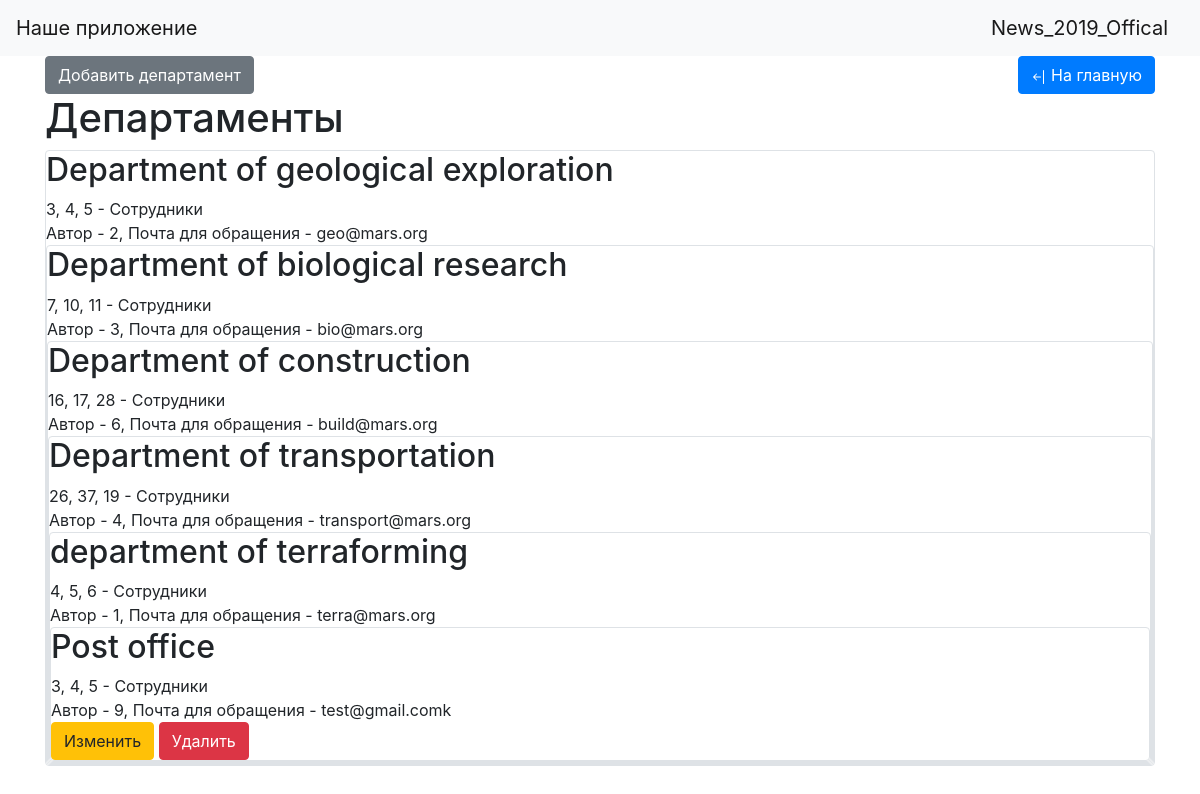
Screenshot of /departments (signed in) with the database file from the repository.
### data/users.py (models this page shows, shortened)
class User(SqlAlchemyBase, UserMixin, SerializerMixin):
    __tablename__ = 'users'
    id = sqlalchemy.Column(sqlalchemy.Integer,
                           primary_key=True, autoincrement=True)
    surname = sqlalchemy.Column(sqlalchemy.String)
    name = sqlalchemy.Column(sqlalchemy.String)
    age = sqlalchemy.Column(sqlalchemy.Integer)
    position = sqlalchemy.Column(sqlalchemy.String)
    speciality = sqlalchemy.Column(sqlalchemy.String)
    address = sqlalchemy.Column(sqlalchemy.String)
    email = sqlalchemy.Column(sqlalchemy.String, unique=True)
    hashed_password = sqlalchemy.Column(sqlalchemy.String)
    modified_date = sqlalchemy.Column(sqlalchemy.DateTime)
    city_from = sqlalchemy.Column(sqlalchemy.String)
    jobs = orm.relation("Jobs", back_populates='user')
    news = orm.relation("News", back_populates='user')
    department = orm.relation("Department", back_populates='user')

### data/depatment.py (models this page shows)
class Department(SqlAlchemyBase, UserMixin):
    __tablename__ = 'departments'
    id = sqlalchemy.Column(sqlalchemy.Integer, primary_key=True, autoincrement=True)
    title = sqlalchemy.Column(sqlalchemy.String)
    chief = sqlalchemy.Column(sqlalchemy.Integer, sqlalchemy.ForeignKey("users.id"))
    members = sqlalchemy.Column(sqlalchemy.String)
    email = sqlalchemy.Column(sqlalchemy.String)
    user = orm.relation('User')

### f_main.py (the view)
@app.route('/departments')
@login_required
def departments():
    db_sess = db_session.create_session()
    deps = db_sess.query(Department).all()
    return render_template('departments_main.html', deps=deps)

### data/db_session.py (called while the page is built)
def create_session() -> Session:
    global __factory
    return __factory()

### f_main.py (called while the page is built)
@login_manager.user_loader
def load_user(user_id):
    db_sess = db_session.create_session()
    return db_sess.query(User).get(user_id)

### templates/departments_main.html (shortened to what this page needs)
{% extends "base.html" %}
{% block content %}
<div class="btn-toolbar justify-content-between">
    {% if current_user.is_authenticated %}
    <a href="departments_" class="btn btn-secondary">Добавить департамент</a>
    {% endif %}
    <a href="/" class="btn btn-primary">
        На главную</a>
</div>
<div style=”margin-bottom:120px;”>
    <h1>Департаменты</h1>
    {% for item in deps%}
    <div class="col-md6 border rounded">
        <h2>{{item.title}}</h2>
        <div>
            {{item.members}} - Сотрудники
        </div>
        <div>
            Автор - {{item.chief}}, Почта для обращения - {{item.email}}
        </div>
        {% if current_user.is_authenticated and current_user.id == item.chief %}
        <div>
            <a href="/departments_/{{ item.id }}" class="btn btn-warning">
                Изменить
            </a>
            <a href="/departments_del/{{ item.id }}" class="btn btn-danger">
                Удалить
            </a>
        </div>
        {% endif %}
        {% endfor %}
    </div>
</div>
{% endblock %}

### templates/base.html (shortened to what this page needs)
<!doctype html>
<html lang="en">
<head>
    <link rel="stylesheet"
          href="https://stackpath.bootstrapcdn.com/bootstrap/4.4.1/css/bootstrap.min.css"
>
</head>
<body>
<header>
    <nav class="navbar navbar-light bg-light">
        <a class="navbar-brand" href="/">Наше приложение</a>
        <a class="navbar-brand" href="#"> {% if current_user.is_authenticated %}
            <a class="navbar-brand" href="/logout">{{ current_user.name }}</a>
            {% else %}
            <p>
                <a class="btn btn-primary " href="/register">Зарегистрироваться</a>
                <a class="btn btn-success" href="/login">Войти</a>
            </p>
            {% endif %}</a>
    </nav>
</header>
<main role="main" class="container">
    {% block content %}{% endblock %}
</main>
</body>
</html>

### rows the page displays
User: name "News_2019_Offical"
Department: title "Department of geological exploration", members "3, 4, 5", chief "2", email "geo@mars.org"
Department: title "Department of biological research", members "7, 10, 11", chief "3", email "bio@mars.org"
Department: title "Department of construction", members "16, 17, 28", chief "6", email "build@mars.org"
Department: title "Department of transportation", members "26, 37, 19", chief "4", email "transport@mars.org"
Department: title "department of terraforming", members "4, 5, 6", chief "1", email "terra@mars.org"
Department: title "Post office", members "3, 4, 5", chief "9", email "test@gmail.comk"
